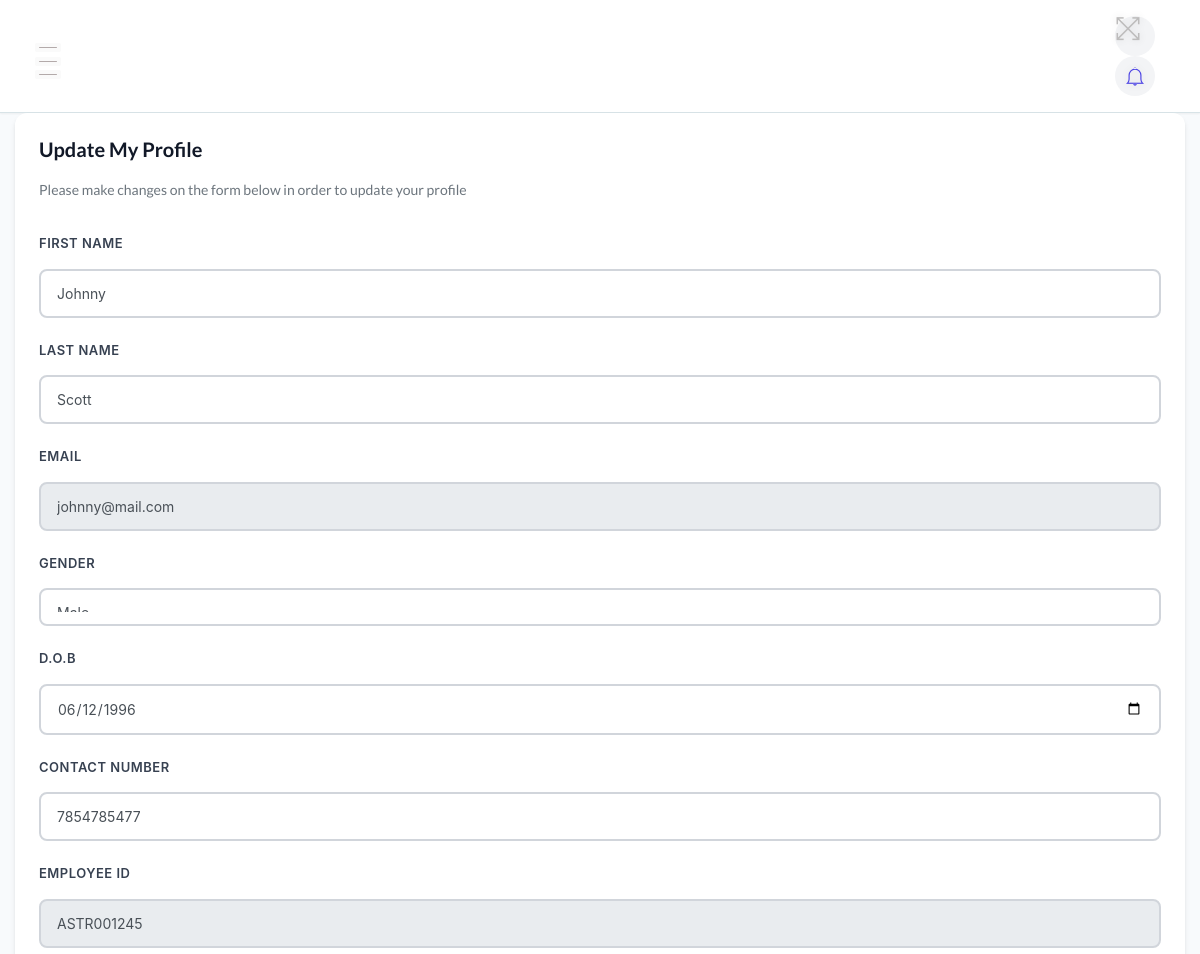
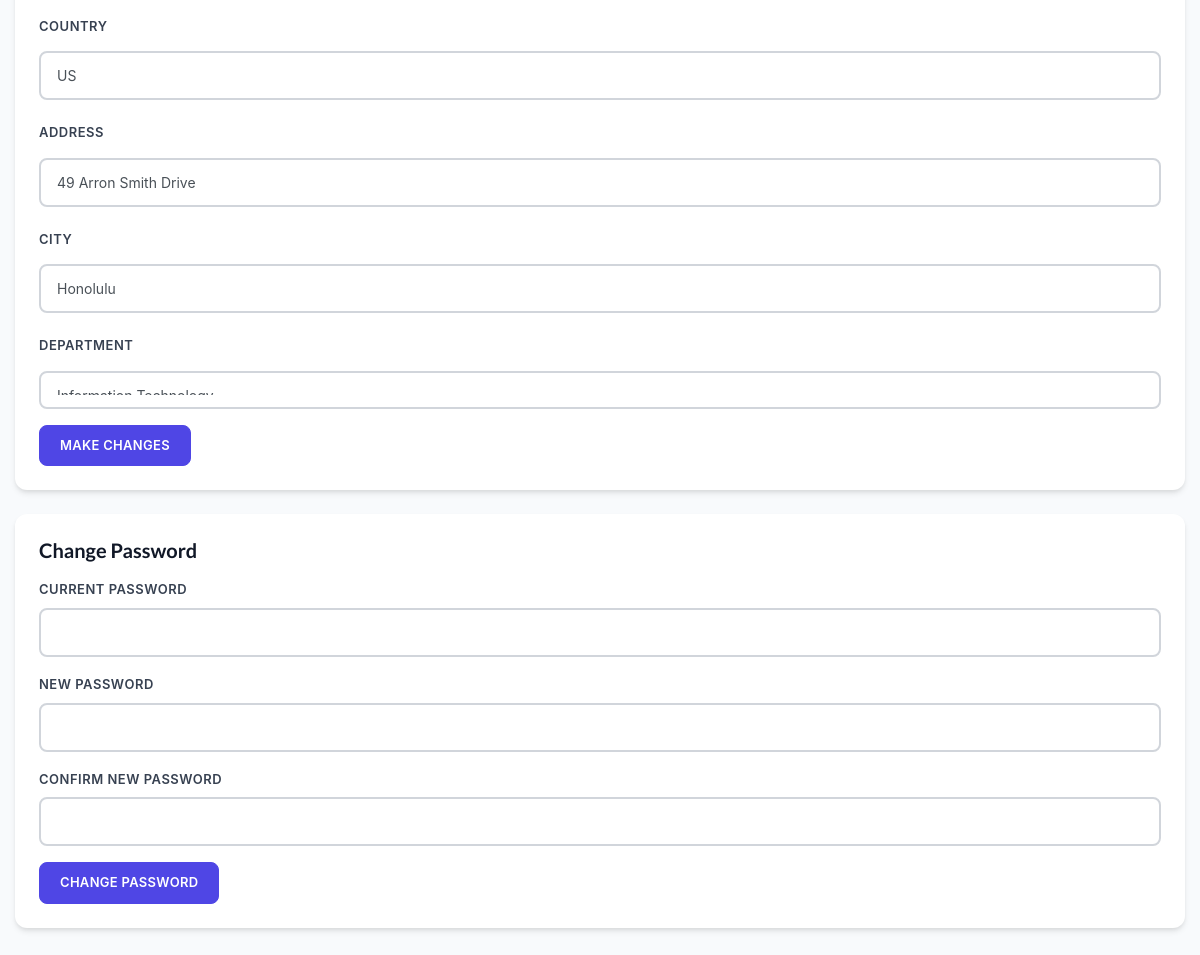
Screenshot of /employees/my-profile.php (signed in) with the database file from the repository (2 pictures, top to bottom).
### tables this page shows
CREATE TABLE `tblemployees` (
  `id` int(11) NOT NULL AUTO_INCREMENT,
  `EmpId` varchar(100) NOT NULL,
  `FirstName` varchar(150) NOT NULL,
  `LastName` varchar(150) NOT NULL,
  `EmailId` varchar(200) NOT NULL,
  `Password` varchar(255) NOT NULL,
  `Gender` varchar(100) NOT NULL,
  `Dob` varchar(100) NOT NULL,
  `Department` varchar(255) NOT NULL,
  `Address` varchar(255) NOT NULL,
  `City` varchar(200) NOT NULL,
  `Country` varchar(150) NOT NULL,
  `Phonenumber` char(11) NOT NULL,
  `Status` int(1) NOT NULL DEFAULT 1,
  `RegDate` timestamp NOT NULL DEFAULT CURRENT_TIMESTAMP,
  `JobTitle` varchar(100) DEFAULT NULL,
  `JobPosition` varchar(150) DEFAULT NULL,
  PRIMARY KEY (`id`),
  UNIQUE KEY `EmpId` (`EmpId`)
);

### employees/my-profile.php (the view, shortened to what this page needs)
<?php $page='my-profile'; include('../includes/employee-header.php'); ?>
     <div class="card">
     <form name="addemp" method="POST">
         <div class="card-body">
             <h4 class="header-title">Update My Profile</h4>
             <p class="text-muted font-14 mb-4">Please make changes on the form below in order to update your profile</p>
             <?php
                 $eid = $_SESSION['eid'];
                 $sql = "SELECT * FROM tblemployees WHERE id=:eid";
                 $query = $dbh->prepare($sql);
                 $query->bindParam(':eid', $eid, PDO::PARAM_INT);
                 $query->execute();
                 $results = $query->fetchAll(PDO::FETCH_OBJ);
                 if($query->rowCount() > 0){
                     foreach($results as $result)
                     {
             ?>
             <div class="form-group">
                 <label for="example-text-input" class="col-form-label">First Name</label>
                 <input class="form-control" name="firstName" value="<?php echo htmlentities($result->FirstName);?>" type="text" required>
             </div>
             <div class="form-group">
                 <label for="example-text-input" class="col-form-label">Last Name</label>
                 <input class="form-control" name="lastName" value="<?php echo htmlentities($result->LastName);?>" type="text" required>
             </div>
             <div class="form-group">
                 <label for="example-email-input" class="col-form-label">Email</label>
                 <input class="form-control" name="email" type="email" value="<?php echo htmlentities($result->EmailId);?>" readonly>
             </div>
             <div class="form-group">
                 <label class="col-form-label">Gender</label>
                 <select class="custom-select" name="gender">
                     <option value="<?php echo htmlentities($result->Gender);?>"><?php echo htmlentities($result->Gender);?></option>
                 </select>
             </div>
             <div class="form-group">
                 <label for="example-date-input" class="col-form-label">D.O.B</label>
                 <input class="form-control" type="date" name="dob" value="<?php echo htmlentities($result->Dob);?>">
             </div>
             <div class="form-group">
                 <label for="example-text-input" class="col-form-label">Contact Number</label>
                 <input class="form-control" name="mobileno" type="tel" value="<?php echo htmlentities($result->Phonenumber);?>" maxlength="11" required>
             </div>
             <div class="form-group">
                 <label for="example-text-input" class="col-form-label">Employee ID</label>
                 <input class="form-control" name="empcode" type="text" readonly value="<?php echo htmlentities($result->EmpId);?>">
             </div>
             <div class="form-group">
                 <label for="example-text-input" class="col-form-label">Country</label>
                 <input class="form-control" name="country" type="text" value="<?php echo htmlentities($result->Country);?>" required>
             </div>
             <div class="form-group">
                 <label for="example-text-input" class="col-form-label">Address</label>
                 <input class="form-control" name="address" type="text" value="<?php echo htmlentities($result->Address);?>" required>
             </div>
             <div class="form-group">
                 <label for="example-text-input" class="col-form-label">City</label>
                 <input class="form-control" name="city" type="text" value="<?php echo htmlentities($result->City);?>" required>
             </div>
             <div class="form-group">
                 <label class="col-form-label">Department</label>
                 <select class="custom-select" name="department">
                     <option value="<?php echo htmlentities($result->Department);?>"><?php echo htmlentities($result->Department);?></option>
                 </select>
             </div>
              <?php
                  }
              }?>
              <button class="btn btn-primary" name="update" type="submit">MAKE CHANGES</button>
          </div>
      </form>
  </div>
  <div class="card mt-4">
      <div class="card-body">
          <h4 class="header-title">Change Password</h4>
          <form method="POST">
              <div class="form-group">
                  <label>Current Password</label>
                  <input class="form-control" name="currentpassword" type="password" required>
              </div>
              <div class="form-group">
                  <label>New Password</label>
                  <input class="form-control" name="newpassword" type="password" required>
              </div>
              <div class="form-group">
                  <label>Confirm New Password</label>
                  <input class="form-control" name="confirmpassword" type="password" required>
              </div>
              <button class="btn btn-primary" name="change" type="submit">CHANGE PASSWORD</button>
          </form>
      </div>
  </div>
<?php include '../includes/employee-footer.php'; ?>

### rows the page displays
tblemployees: firstName "Johnny", lastName "Scott", email "johnny@mail.com", gender "Male", dob "06/12/1996", mobileno "7854785477", empcode "ASTR001245", country "US", address "49 Arron Smith Drive", city "Honolulu", department "Information Technology"
